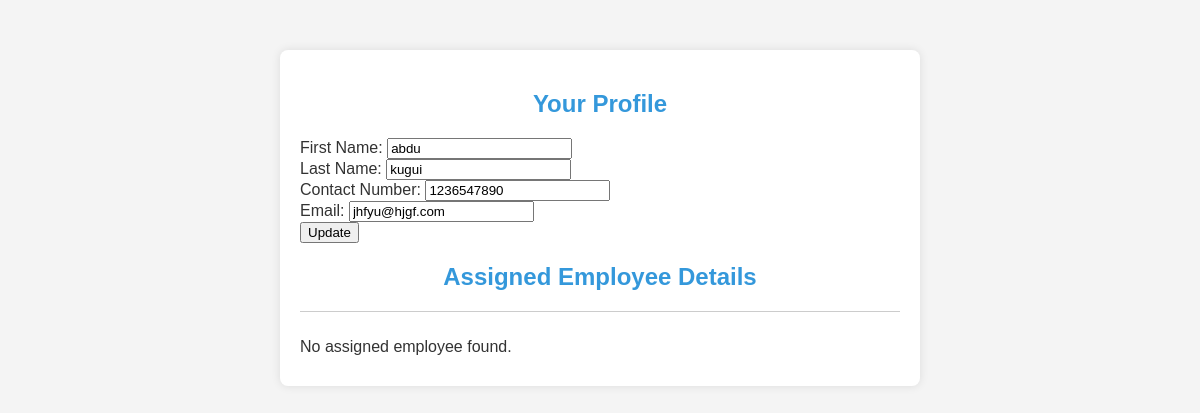
Page /profile.php (signed in) on the committed database.
### tables this page shows
CREATE TABLE `users` (
  `user_id` int(11) NOT NULL,
  `first_name` varchar(100) DEFAULT NULL,
  `last_name` varchar(50) DEFAULT NULL,
  `email` varchar(100) DEFAULT NULL,
  `password` varchar(255) DEFAULT NULL,
  `phone` varchar(15) DEFAULT NULL,
  `age` int(11) DEFAULT NULL,
  `gender` varchar(10) DEFAULT NULL,
  `registration_date` datetime DEFAULT current_timestamp()
);

### profile.php (the view, shortened to what this page needs)
<?php
include('db_connection.php');
$userId = $_SESSION['user_id'];
$query = "SELECT * FROM users WHERE user_id='$userId'";
$result = mysqli_query($db, $query);
if ($result && mysqli_num_rows($result) == 1) {
    $user = mysqli_fetch_assoc($result);
} else {
}
$sql = "SELECT employees.emp_id, employees.name, employees.email, employees.course_hand
        FROM users
        JOIN enrollment_data ON users.user_id = enrollment_data.user_id
        JOIN employee_student_assignment ON enrollment_data.enr_id = employee_student_assignment.enr_id
        JOIN employees ON employee_student_assignment.emp_id = employees.emp_id
        WHERE users.user_id = '$userId'";
$result_assigned_employee = mysqli_query($db, $sql);
?>
<!DOCTYPE html>
<html lang="en">
<head>
</head>
<body>
<div class="profile-container">
    <h2>Your Profile</h2>
    <form method="post" action="<?php echo htmlspecialchars($_SERVER["PHP_SELF"]); ?>">
        <div class="form-group">
            <label for="firstName">First Name:</label>
            <input type="text" id="firstName" name="firstName" value="<?php echo $user['first_name']; ?>" required>
        </div>
        <div class="form-group">
            <label for="lastName">Last Name:</label>
            <input type="text" id="lastName" name="lastName" value="<?php echo $user['last_name']; ?>" required>
        </div>
        <div class="form-group">
            <label for="contactNumber">Contact Number:</label>
            <input type="tel" id="contactNumber" name="contactNumber" value="<?php echo $user['phone']; ?>" required>
        </div>
        <div class="form-group">
            <label for="email">Email:</label>
            <input type="email" id="email" name="email" value="<?php echo $user['email']; ?>" required>
        </div>
        <button type="submit">Update</button>
    </form>
    <h2>Assigned Employee Details</h2>
    <div id="employeeDetails">
        <?php if ($result_assigned_employee && mysqli_num_rows($result_assigned_employee) > 0): ?>
            <?php while ($row = mysqli_fetch_assoc($result_assigned_employee)): ?>
                <p>Employee ID: <?php echo $row['emp_id']; ?></p>
                <p>Name: <?php echo $row['name']; ?></p>
                <p>Email: <?php echo $row['email']; ?></p>
                <p>Course Hand: <?php echo $row['course_hand']; ?></p>
            <?php endwhile; ?>
        <?php else: ?>
            <p>No assigned employee found.</p>
        <?php endif; ?>
    </div>
</div>
</body>
</html>

### profile.php (style rules this page uses)
body { font-family: Arial, sans-serif; margin: 0; padding: 0; background-color: #f4f4f4; color: #333; }
.profile-container { max-width: 600px; margin: 50px auto; background-color: #fff; padding: 20px; border-radius: 8px; box-shadow: 0 0 10px rgba(0, 0, 0, 0.1); }
h2 { text-align: center; color: #3498db; }
p { margin-bottom: 10px; }
#employeeDetails { border-top: 1px solid #ccc; padding-top: 10px; }

### rows in the picture
users: firstName "abdu", lastName "kugui", contactNumber "1236547890", email "jhfyu@hjgf.com"
